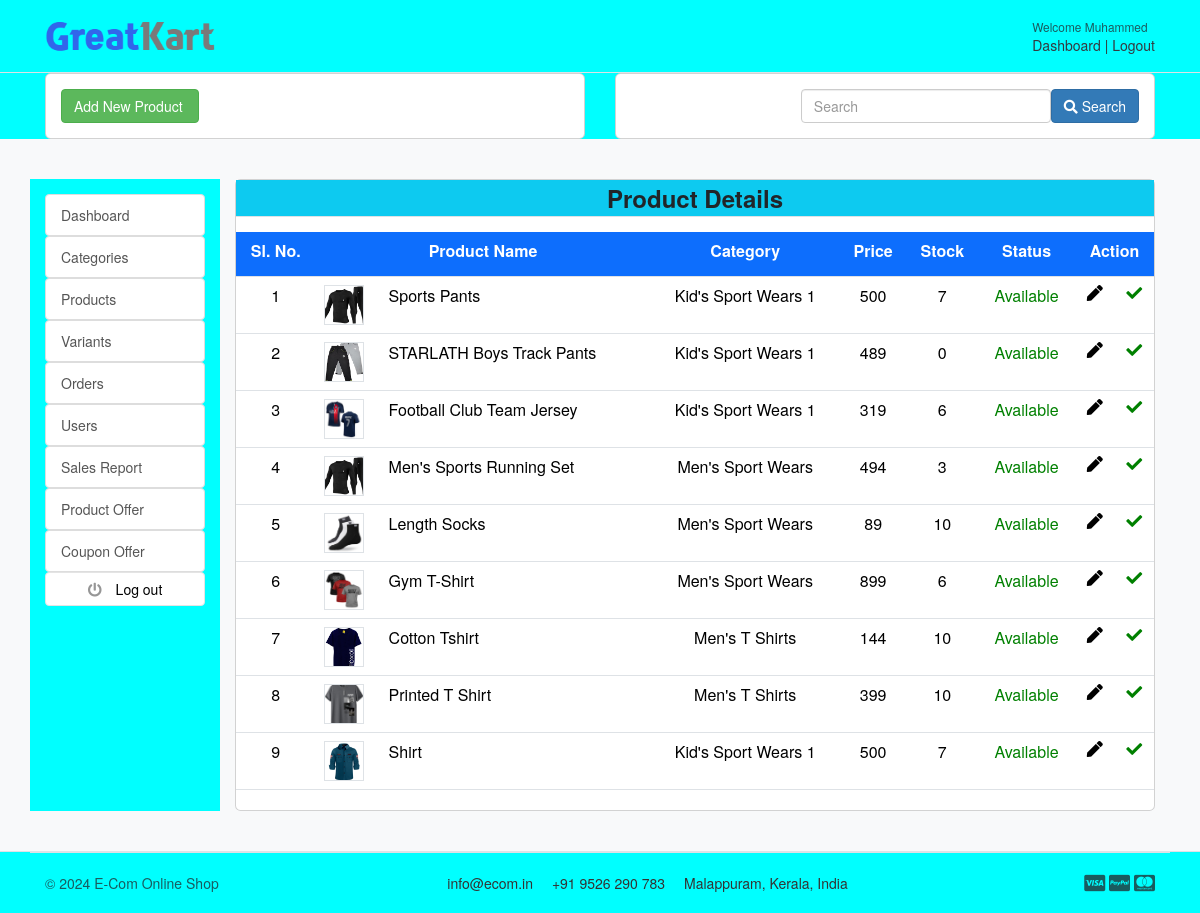
Page /accounts/product_list (signed in) on the committed database.
### accounts/models.py (models this page shows, shortened)
class Account(AbstractBaseUser):
    first_name = models.CharField(max_length=50)
    last_name = models.CharField(max_length=50)
    email = models.EmailField(max_length=100, unique=True)
    phone_number = models.CharField(max_length=12, unique=True, default='')
    wallet = models.FloatField(null=True, default=0.0)
    date_joined = models.DateTimeField(auto_now_add=True)
    last_login = models.DateTimeField(auto_now_add=True)
    is_admin = models.BooleanField(default=False)
    is_staff = models.BooleanField(default=False)
    is_active = models.BooleanField(default=True)
    is_superadmin = models.BooleanField(default=False)
    USERNAME_FIELD = 'email'
    REQUIRED_FIELDS = ['first_name', 'last_name', 'phone_number']
    objects = MyAccountManager()
    class Meta:
        verbose_name = 'account'
        verbose_name_plural = 'accounts'

### store/models.py (models this page shows, shortened)
class Product(models.Model):
    product_name = models.CharField(max_length=200, unique=True)
    slug = models.SlugField(max_length=200, unique=True)
    description = models.TextField(max_length=500, blank=True)
    price = models.PositiveIntegerField(
        validators=[MinValueValidator(1)],
        help_text="Enter a number greater than zero")
    product_image = models.ImageField(upload_to='photos/products')
    stock = models.PositiveIntegerField(
        validators=[MinValueValidator(1)],
        help_text="Enter a number greater than zero")
    is_available = models.BooleanField(default=True)
    category = models.ForeignKey(Category, on_delete=models.CASCADE)
    created_date = models.DateTimeField(auto_now_add=True)
    modified_date = models.DateTimeField(auto_now=True)
    offer_percentage = models.PositiveIntegerField(default=0, blank=True, null=True)
    offer_price = models.PositiveIntegerField(default=0, blank=True, null=True)
    is_listed_offer = models.BooleanField(default=True)

### category/models.py (models this page shows, shortened)
class Category(models.Model):
    category_name = models.CharField(max_length=50, unique=True)
    slug = models.SlugField(max_length=100, unique=True)
    description = models.TextField(max_length=255, blank=True)
    category_image = models.ImageField(upload_to='photos/categories', blank=False)
    is_listed = models.BooleanField(default=True)
    class Meta:
        verbose_name = 'category'
        verbose_name_plural = 'categories'
    def __str__(self):
        return self.category_name

### accounts/views.py (the view)
# urls.py: path('product_list', views.product_list, name="product_list"),
@cache_control(no_cache=True, must_revalidate=True, no_store=True)
@login_required(login_url="login_admin")
@user_passes_test(is_admin, login_url="login_admin")
def product_list(request):
    product_list = Product.objects.all()
    return render(request, "admin/product_list.html", {"product_list": product_list})

### accounts/views.py (called while the page is built)
def is_admin(user):
    return user.is_authenticated and user.is_staff

### carts/context_processors.py (called while the page is built)
def counter(request):
    cart_count = 0
    if 'admin' in request.path:
        return {}
    else:
        try:
            cart = Cart.objects.filter(cart_id = _cart_id(request))
            if request.user.is_authenticated:
                cart_items = CartItem.objects.all().filter(user=request.user)
            else:
                cart_items = CartItem.objects.all().filter(cart=cart[:1])
            for cart_item in cart_items:
                cart_count += cart_item.quantity
        except Cart.DoesNotExist:
            cart_count = 0
    return dict(cart_count=cart_count)

### carts/views.py (called while the page is built)
def _cart_id(request):
    cart = request.session.session_key
    if not cart:
        cart = request.session.create()
    return cart

### category/context_processors.py (called while the page is built)
def menu_links(request):
    links = Category.objects.all()
    return dict(links=links)

### templates/admin/product_list.html (shortened to what this page needs)
{% extends 'admin/base_admin.html' %}
{% block content %}
<div class="container">
    <div class="row">
        <div class="col-lg-6">
            <div class="card">
                <div class="card-body">
                    <a href="{% url 'product_add' %}" class="btn btn-success"> Add New Product </a>
                </div>
            </div>
        </div>
        <div class="col-lg-6">
            <div class="search-element">
                <div class="card">
                    <div class="card-body">
                        <form method="get">
                            <button class="btn  btn-primary" type="submit" style="float:right"><i
                                    class="fas fa-search"></i> Search
                            </button>
                            <input class="form-control" type="search" placeholder="Search" aria-label="Search"
                                   data-width="250" style="width: 250px;float:right" name="filter" value="{{ filter }}">
                        </form>
                    </div>
                </div>
            </div>
        </div>
    </div>
</div>
<section class="section-conten padding-y bg">
    <div class="container">
        <div class="row">
            {% include 'includes/sidebar-admin-dashboard.html' %}
            <main class="col-md-10">
                <article class="card">
                    <div class="table-responsive">
                        <div class="table-heading text-center font-weight-bold border-bottom mb-3 bg-info"
                             style="font-size: 24px; line-height: 1.5;">Product Details
                        </div>
                        <table class="table table-hover">
                            <thead>
                            <tr>
                                <td class="table-heading text-center font-weight-bold bg-primary text-white border-bottom mb-3">
                                    <label>Sl. No.</label>
                                </td>
                                <td colspan="2" class="table-heading text-center font-weight-bold bg-primary text-white border-bottom mb-3">
                                    <label>Product Name</label>
                                </td>
                                <td class="table-heading text-center font-weight-bold bg-primary text-white border-bottom mb-3">
                                    <label>Category</label>
                                </td>
                                <td class="table-heading text-center font-weight-bold bg-primary text-white border-bottom mb-3">
                                    <label>Price</label>
                                </td>
                                <td class="table-heading text-center font-weight-bold bg-primary text-white border-bottom mb-3">
                                    <label>Stock</label>
                                </td>
                                <td class="table-heading text-center font-weight-bold bg-primary text-white border-bottom mb-3">
                                    <label>Status</label>
                                </td>
                                <td colspan="2" class="table-heading text-center font-weight-bold bg-primary text-white border-bottom mb-3">
                                    <label>Action</label>
                                </td>
                            </tr>
                            </thead>
                            {% for product in product_list %}
                                {% if product.category.is_listed %}
                                    <tr>
                                        <td class="text-center">
                                            <p class="title mb-0"> {{ forloop.counter }} </p>
                                        </td>
                                        <td width="65">
                                            <img src="{{ product.product_image.url }}" class="img-xs border">
                                        </td>
                                        <td>
                                            <p class="title mb-0"> {{ product.product_name }} </p>
                                        </td>
                                        <td class="text-center">
                                            <p class="title mb-0"> {{ product.category }} </p>
                                        </td>
                                        <td class="text-center">
                                            <p class="title mb-0"> {{ product.price }} </p>
                                        </td>
                                        <td class="text-center">
                                            <p class="title mb-0"> {{ product.stock }} </p>
                                        </td>
                                        <td class="text-center">
                                            {% if product.is_available %}
                                                <p class="title mb-0" style="color: green;"> Available </p>
                                            {% else %}
                                                <p class="title mb-0" style="color: red;"> Not Available </p>
                                            {% endif %}
                                        </td>
                                        <td class="text-center">
                                            <a href="{% url 'product_update' product.id %}"><i class="fas fa-pen" style="color: black;"></i></a>
                                        </td>
                                        <td class="text-center">
                                            <a href="{% url 'product_toggle_status' product.id %}">
                                                {% if product.is_available %}
                                                    <i class="fas fa-check" style="color: green;"
                                                    onclick="return confirm('Are you sure you want to un list this Product?')"></i>
                                                {% else %}
                                                    <i class="fas fa-times" style="color: red;"
                                                    onclick="return confirm('Are you sure you want to list this Product?')"></i>
                                                {% endif %}
                                            </a>
                                        </td>
                                    </tr>
                                {% endif %}
                            {% endfor %}
                        </table>
                    </div>
                </article>
            </main>
        </div>
    </div>
</section>
{% endblock%}

### templates/admin/navbar_admin.html (shortened to what this page needs)
{% load static %}
<header class="section-header">
    <section class="header-main border-bottom">
        <div class="container">
            <div class="row align-items-center">
                <div class="col-lg-2 col-md-3 col-6">
                    <a href="{% url 'home' %}" class="brand-wrap">
                        <img class="logo" src="{% static './images/logo.png' %}">
                    </a>
                </div>
                <div class="col-lg  col-md-6 col-sm-12 col">
                </div>
                <div class="col-lg-3 col-sm-6 col-8 order-2 order-lg-3">
                    <div class="d-flex justify-content-end mb-3 mb-lg-0">
                        {% if user.id %}
                        <div class="widget-header">
                            <small class="title text-muted">Welcome {{ user.first_name }}</small>
                            <div>
                                <a href="{% url 'dashboard_admin' %}">Dashboard</a> <span class="dark-transp"> | </span>
                                <a href="{% url 'logout_admin' %}">Logout</a>
                            </div>
                        </div>
                        {% endif %}
                    </div>
                </div>
            </div>
        </div>
    </section>
</header>

### static/css/ui.css (style rules this page uses)
html { font-family: "Inter", sans-serif; font-size: 15px; }
.img-xs, .img-sm, .img-md, .img-lg { -o-object-fit: cover; object-fit: cover; flex-shrink: 0; flex-grow: 0; }
.img-xs { width: 40px; height: 40px; }
.padding-y { padding-top: 40px; padding-bottom: 40px; }
article:after, .form-group:after { display: block; clear: both; content: ""; }
.bg { background-color: #f8f9fa; }
p:last-child { margin-bottom: 0; }
.header-main { position: relative; padding-top: 1rem; padding-bottom: 1rem; }
.brand-wrap .logo, .navbar-brand .logo { margin-right: 7px; max-height: 42px; display: inline-block; }
.widget-header { display: inline-block; vertical-align: middle; position: relative; }
.widget-header a { color: #343a40; }
.widget-header .title { display: block; }

### rows in the picture
Account: first_name "Muhammed"
Product: product_image (picture), product_name "Sports Pants", category "Kid's Sport Wears 1", price "500", stock "7", is_available "Available"
Product: product_image (picture), product_name "STARLATH Boys Track Pants", category "Kid's Sport Wears 1", price "489", stock "0", is_available "Available"
Product: product_image (picture), product_name "Football Club Team Jersey", category "Kid's Sport Wears 1", price "319", stock "6", is_available "Available"
Product: product_image (picture), product_name "Men's Sports Running Set", category "Men's Sport Wears", price "494", stock "3", is_available "Available"
Product: product_image (picture), product_name "Length Socks", category "Men's Sport Wears", price "89", stock "10", is_available "Available"
Product: product_image (picture), product_name "Gym T-Shirt", category "Men's Sport Wears", price "899", stock "6", is_available "Available"
Product: product_image (picture), product_name "Cotton Tshirt", category "Men's T Shirts", price "144", stock "10", is_available "Available"
Product: product_image (picture), product_name "Printed T Shirt", category "Men's T Shirts", price "399", stock "10", is_available "Available"
Product: product_image (picture), product_name "Shirt", category "Kid's Sport Wears 1", price "500", stock "7", is_available "Available"
